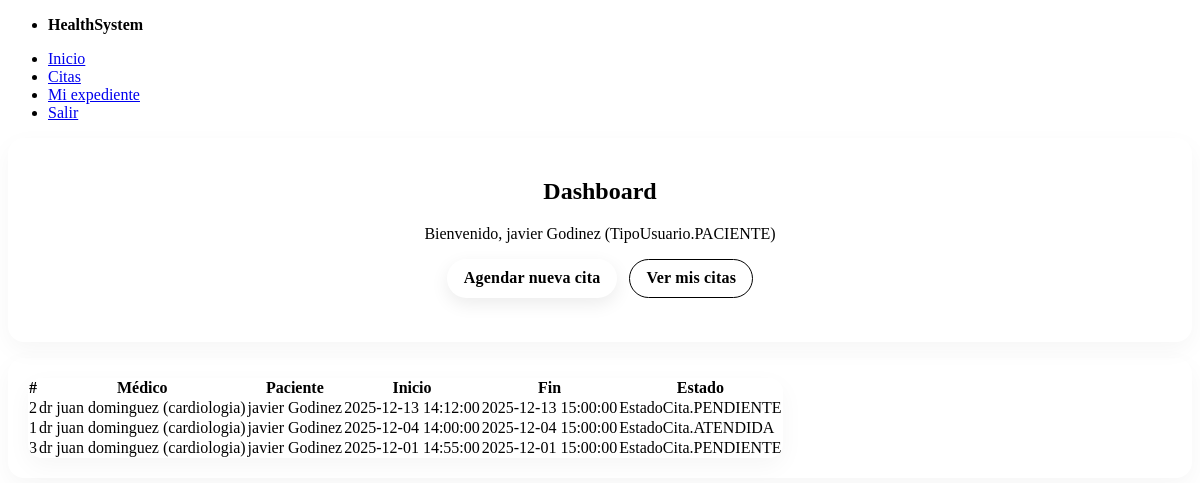
/ (signed in), run on the app's committed database.
### models.py (models this page shows, shortened)
class Usuario(Base, UserMixin):
    __tablename__ = "usuarios"
    id = Column(Integer, primary_key=True)
    nombre = Column(String, nullable=False)
    apellido = Column(String, nullable=False)
    email = Column(String, unique=True, index=True, nullable=False)
    password_hash = Column(String, nullable=False)
    tipo = Column(SAEnum(TipoUsuario), default=TipoUsuario.PACIENTE, nullable=False)
    medico = relationship("Medico", back_populates="usuario", uselist=False)
    expediente = relationship("Expediente", back_populates="paciente", uselist=False)

class Cita(Base):
    __tablename__ = "citas"
    id = Column(Integer, primary_key=True)
    medico_id = Column(Integer, ForeignKey("medicos.id"), nullable=False, index=True)
    paciente_id = Column(Integer, ForeignKey("usuarios.id"), nullable=False, index=True)
    start_at = Column(DateTime, nullable=False, index=True)
    end_at = Column(DateTime, nullable=False, index=True)
    estado = Column(SAEnum(EstadoCita), default=EstadoCita.PENDIENTE, nullable=False)
    notas = Column(String, nullable=True)
    medico = relationship("Medico", back_populates="citas")
    paciente = relationship("Usuario")

class Medico(Base):
    __tablename__ = "medicos"
    id = Column(Integer, primary_key=True)
    usuario_id = Column(Integer, ForeignKey("usuarios.id"), nullable=False, unique=True)
    especialidad = Column(String, nullable=False)
    usuario = relationship("Usuario", back_populates="medico")
    citas = relationship("Cita", back_populates="medico")

### app.py (the view, shortened to what this page needs)
@app.route("/")
@login_required
def dashboard():
    saludo = None
    doctor_nombre = None
    pacientes = []
    pending_counts = {}
    with get_db() as db:
        medico = None
        base_query = db.query(Cita).options(
            joinedload(Cita.medico).joinedload(Medico.usuario),
            joinedload(Cita.paciente),
        )
        if current_user.tipo == TipoUsuario.MEDICO and medico:
            citas = base_query.filter(Cita.medico_id == medico.id).order_by(Cita.start_at.desc()).all()
        elif current_user.tipo == TipoUsuario.PACIENTE:
            citas = base_query.filter(Cita.paciente_id == current_user.id).order_by(Cita.start_at.desc()).all()
        else:
            citas = base_query.order_by(Cita.start_at.desc()).all()
    return render_template(
        "dashboard.html",
        citas=citas,
        TipoUsuario=TipoUsuario,
        EstadoCita=EstadoCita,
        saludo=saludo,
        doctor_nombre=doctor_nombre,
        pacientes=pacientes,
        pending_counts=pending_counts
    )

### app.py (called while the page is built)
@contextmanager
def get_db():
    db = SessionLocal()
    try:
        yield db
        db.commit()
    except Exception:
        db.rollback()
        raise
    finally:
        db.close()

@login_manager.user_loader
def load_user(user_id):
    with get_db() as db:
        return db.get(Usuario, int(user_id))

### templates/dashboard.html (shortened to what this page needs)
{% extends "_layout.html" %}
{% block content %}
{% if current_user.tipo == 'MEDICO' %}
  <section class="card">
    {% if saludo and doctor_nombre %}
      <h2 class="center">{{ saludo }}, {{ doctor_nombre }}.</h2>
    {% else %}
      <h2 class="center">Bienvenido(a) doctor(a).</h2>
    {% endif %}
    <div class="action-bar">
      <a class="btn btn-primary" href="{{ url_for('doctor_consultas') }}">Mis citas pendientes</a>
      <a class="btn btn-ghost" href="{{ url_for('doctor_concluidas') }}">Citas concluidas</a>
      <a class="btn btn-secondary" href="{{ url_for('doctor_expedientes') }}">Expedientes de mis pacientes</a>
    </div>
  </section>
  <section class="card" style="margin-top: 1rem;">
    <h3>Pacientes atendidos</h3>
    {% if pacientes|length == 0 %}
      <p class="center">Aún no tienes pacientes registrados por citas.</p>
    {% else %}
      <ul>
        {% for p in pacientes %}
          {% set pendientes = pending_counts.get(p.id, 0) %}
          <li style="display:flex; align-items:center; justify-content:space-between; gap:.5rem; flex-wrap:wrap; padding:.35rem 0;">
            <div>
              <strong>{{ p.nombre }} {{ p.apellido }}</strong>
              <small style="opacity:.7;"> · {% if pendientes > 0 %}{{ pendientes }} pendiente(s){% else %}Sin pendientes{% endif %}</small>
            </div>
            <div class="action-bar" style="margin:0;">
              <a class="btn btn-ghost" href="{{ url_for('doctor_consultas', paciente_id=p.id) }}">Ver citas</a>
              <a class="btn btn-primary" href="{{ url_for('expediente_view', paciente_id=p.id) }}">Ver expediente</a>
            </div>
          </li>
        {% endfor %}
      </ul>
    {% endif %}
  </section>
{% else %}
  <section class="card">
    <h2 class="center">Dashboard</h2>
    <p class="center">Bienvenido, {{ current_user.nombre }} {{ current_user.apellido }} ({{ current_user.tipo }})</p>
    <div class="action-bar">
      <a class="btn btn-primary" href="{{ url_for('citas_new') }}">Agendar nueva cita</a>
      <a class="btn btn-ghost" href="{{ url_for('citas_list') }}">Ver mis citas</a>
    </div>
  </section>
  <section class="card" style="margin-top:1rem;">
    <table>
      <thead>
        <tr>
          <th>#</th>
          <th>Médico</th>
          <th>Paciente</th>
          <th>Inicio</th>
          <th>Fin</th>
          <th>Estado</th>
        </tr>
      </thead>
      <tbody>
        {% for c in citas %}
        <tr>
          <td>{{ c.id }}</td>
          <td>{{ c.medico.usuario.nombre }} {{ c.medico.usuario.apellido }} ({{ c.medico.especialidad }})</td>
          <td>{{ c.paciente.nombre }} {{ c.paciente.apellido }}</td>
          <td>{{ c.start_at }}</td>
          <td>{{ c.end_at }}</td>
          <td>{{ c.estado }}</td>
        </tr>
        {% endfor %}
      </tbody>
    </table>
  </section>
{% endif %}
{% endblock %}

### templates/_layout.html (style rules this page uses)
.center { text-align: center; }
.action-bar { display: flex; gap: 0.75rem; justify-content: center; align-items: center; flex-wrap: wrap; margin: 1rem 0 1.5rem; }
.btn { display: inline-flex; align-items: center; justify-content: center; padding: 0.65rem 1rem; border-radius: 999px; text-decoration: none !important; border: 1px solid transparent; transition: transform .08s ease, box-shadow .2s ease, background .2s ease; font-weight: 600; letter-spacing: .2px; line-height: 1; white-space: nowrap; }
.btn-primary { background: var(--primary); color: var(--primary-inverse); box-shadow: 0 6px 18px rgba(0,0,0,.08); }
.btn-ghost { background: transparent; color: var(--primary); border-color: var(--primary); }
.card { border: 1px solid var(--muted-border-color); border-radius: 16px; padding: 1.25rem; background: var(--card-background-color, var(--background-color)); box-shadow: 0 8px 24px rgba(0,0,0,.04); }
table { border-collapse: separate; border-spacing: 0; overflow: hidden; border-radius: 14px; box-shadow: 0 8px 24px rgba(0,0,0,.04); }
thead th { background: var(--muted-border-color); }

### data on the page
Usuario: nombre "javier", apellido "Godinez", tipo "TipoUsuario.PACIENTE"
Cita: id "2", medico.usuario.nombre "dr juan", medico.usuario.apellido "dominguez", medico.especialidad "cardiologia", paciente.nombre "javier", paciente.apellido "Godinez", start_at "2025-12-13 14:12:00", end_at "2025-12-13 15:00:00", estado "EstadoCita.PENDIENTE"
Cita: id "1", medico.usuario.nombre "dr juan", medico.usuario.apellido "dominguez", medico.especialidad "cardiologia", paciente.nombre "javier", paciente.apellido "Godinez", start_at "2025-12-04 14:00:00", end_at "2025-12-04 15:00:00", estado "EstadoCita.ATENDIDA"
Cita: id "3", medico.usuario.nombre "dr juan", medico.usuario.apellido "dominguez", medico.especialidad "cardiologia", paciente.nombre "javier", paciente.apellido "Godinez", start_at "2025-12-01 14:55:00", end_at "2025-12-01 15:00:00", estado "EstadoCita.PENDIENTE"
